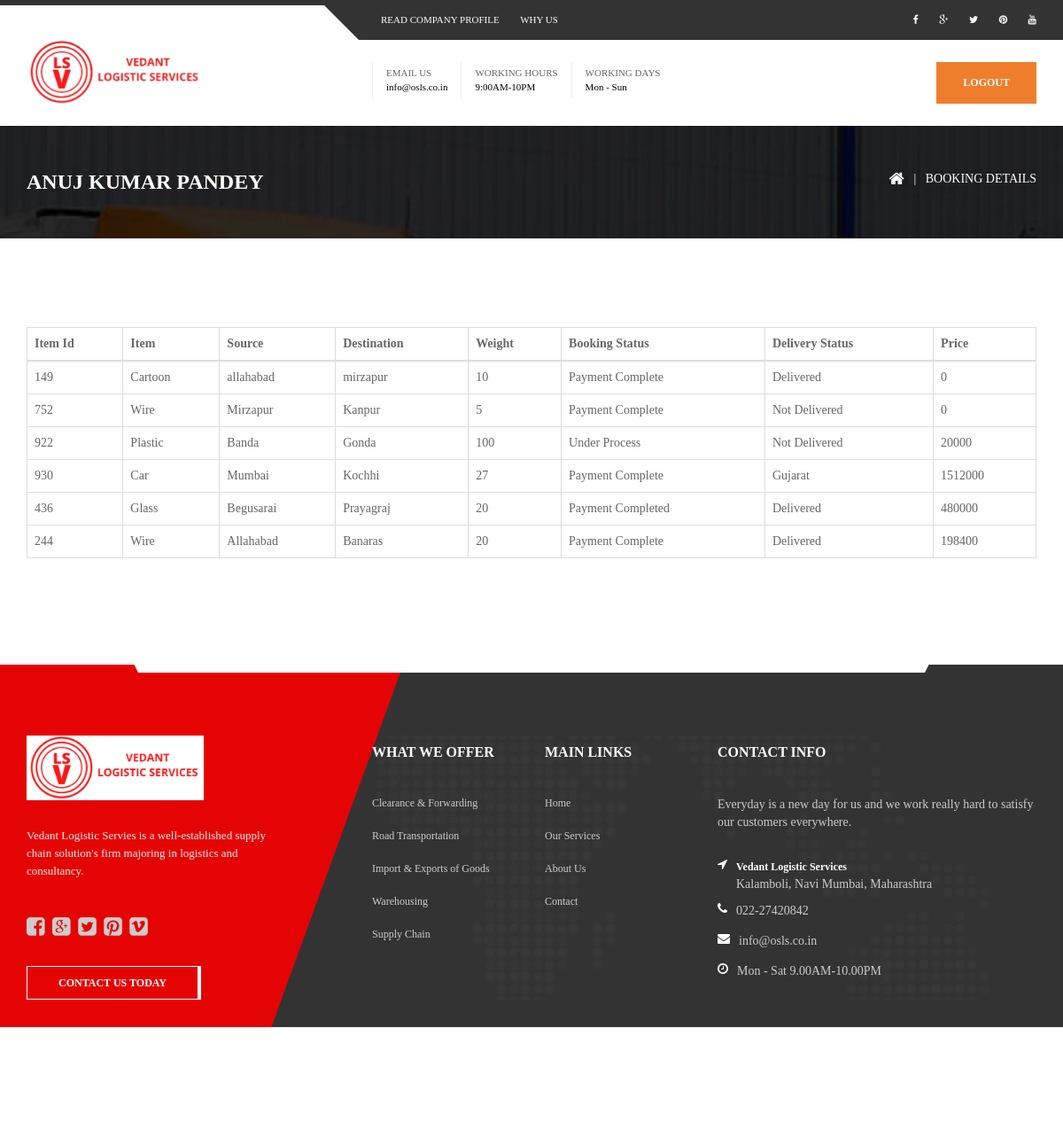
The app's page /bookingdetails.php (signed in) with its own data.
### tables this page shows
CREATE TABLE `bookingdetails` (
  `id` int(11) NOT NULL,
  `itemid` int(11) NOT NULL,
  `userID` int(11) NOT NULL,
  `item` varchar(255) NOT NULL,
  `source` varchar(255) NOT NULL,
  `destination` varchar(255) NOT NULL,
  `weight` int(11) NOT NULL,
  `bookingstatus` varchar(255) NOT NULL DEFAULT 'Under Process',
  `deliverystatus` varchar(255) NOT NULL DEFAULT 'Not Delivered',
  `price` int(11) NOT NULL
);

### bookingdetails.php (the view, shortened to what this page needs)
<?php
$host="localhost";
$user="root";
$password="";
$db="vls";
$link = mysqli_connect($host,$user,$password,$db);
mysqli_select_db($link,$db);
?>
<?php include 'head.php' ?>
	<body data-scrolling-animations="true">
        <div class="sp-body">
<header id="this-is-top">
	            <div class="container-fluid">
	                <div class="topmenu row">
	                    <nav class="col-sm-offset-3 col-md-offset-4 col-lg-offset-4 col-sm-6 col-md-5 col-lg-5">
	                        <a href="#">read company profile</a>
	                        <a href="#">WHY US</a>
	                    </nav>
	                    <nav class="text-right col-sm-3 col-md-3 col-lg-3">
	                        <a href="#"><i class="fa fa-facebook"></i></a>
	                        <a href="#"><i class="fa fa-google-plus"></i></a>
	                        <a href="#"><i class="fa fa-twitter"></i></a>
	                        <a href="#"><i class="fa fa-pinterest"></i></a>
	                        <a href="#"><i class="fa fa-youtube"></i></a>
	                    </nav>
	                </div>
	                <div class="row header">
	                    <div class="col-sm-3 col-md-3 col-lg-3">
	                        <img src="img/logo1.png" width="200px" alt="Vedant Logistics"/>
	                    </div>
	                    <div class="col-sm-offset-1 col-md-offset-1 col-lg-offset-1 col-sm-8 col-md-8 col-lg-8">
	                        <div class="text-right header-padding">
	                            <div class="h-block"><span>EMAIL US</span>info@osls.co.in</div>
	                            <div class="h-block"><span>WORKING HOURS</span> 9:00AM-10PM</div>
                                <div class="h-block"><span>WORKING DAYS</span>Mon - Sun</div>
								<form action="" method="POST">
									<input type="submit" class="btn btn-success" name="logout" value="Logout">
								</form>
	                        </div>
	                    </div>
	                </div>
	            </div>
	        </header>
<div class="bg-image page-title">
				<div class="container-fluid">
					<a href="#"><h1><?php echo $_SESSION["pooranaam"]; ?></h1></a>
					<div class="pull-right">
						<a href="index.php"><i class="fa fa-home fa-lg"></i></a> &nbsp;&nbsp;|&nbsp;&nbsp; <a href="LOGIN.php">BOOKING DETAILS</a>
					</div>
				</div>
			</div>
<br>
<div class="container-fluid block-content">
            <table class="table table-bordered">
				<thead class="thead_dark">
				<tr>
						<th scope="col">Item Id</th>
                        <th scope="col">Item</th>
                        <th scope="col">Source</th>
                        <th scope="col">Destination</th>
                        <th scope="col">Weight</th>
						<th scope="col">Booking Status</th>
						<th scope="col">Delivery Status</th>
						<th scope="col">Price</th>
                    </tr>
				</thead>
    <?php
        $user_id=$_SESSION['userID'];
        $sql2 = "select * from bookingdetails where userID='".$user_id."'";
        $result=mysqli_query($link,$sql2);
    	$count=mysqli_num_rows($result);
        if($count){
            while($row=mysqli_fetch_assoc($result)){
                echo
                '<tr>
					<td>
						'.$row["itemid"].'
					</td>
                    <td>
                        '.$row["item"].'
                    </td>
                    <td>
                        '.$row["source"].'
                    </td>
                    <td>
                        '.$row["destination"].'
                    </td>
                    <td>
                        '.$row["weight"].'
                    </td>
                    <td>
                        '.$row["bookingstatus"].'
                    </td>
					<td>
					'.$row["deliverystatus"].'
				</td>
				<td>
					'.$row["price"].'
				</td>
                </tr>';
            }
        }
    ?>
</table>
</div>
<br>
<?php include 'footer.php' ?>
		</div>
	</body>
</html>

### assets/switcher/css/color2.css (style rules this page uses)
.why-us li, .stats > div > div, .stats > div > div:hover > span:first-child, #partners .owl-buttons div, #to-top:hover, .bg-image.blog-section h3, .bg-image.blog-section div div a, .bg-image.blog-section div div a:hover, .owl-theme .owl-controls .owl-buttons div, .adress-details > div > span, .comments > div > span.author, nav.pagination a, .tags a, .recent-posts div a, ul.blog-cats li a, .attachments li a, h1, h2, h3, h4, h5, h6, ul.styled li > ul > li > a, ul.styled > li > a, .nav-tabs > li > a, .default-inp i, .our-services div > a > span > i { color:#222127; }
.why-us li span, .topmenu nav, .topmenu:before, footer, #to-top, .two-news > div div:last-child > div { background:#222127; }
header, .topmenu nav:first-child:before { border-top-color:#222127; }
.btn.btn-success, .btn-success:hover, .big-hr.color-1, .one-news > div > div, .btn.btn-sm.btn-success:before, .our-services div > a:hover:after, nav.pagination a.active, ul.styled > li.active, .nav-tabs > li.active > a, .nav-tabs > li.active > a:focus, .nav-tabs > li.active > a:hover, .info-texts:before, ul.blog-cats > li:before, ul.blog-cats li > ul { background-color:#f48929; }

### assets/switcher/css/color3.css (style rules this page uses)
.why-us li, .stats > div > div, .stats > div > div:hover > span:first-child, #partners .owl-buttons div, #to-top:hover, .bg-image.blog-section h3, .bg-image.blog-section div div a, .bg-image.blog-section div div a:hover, .owl-theme .owl-controls .owl-buttons div, .adress-details > div > span, .comments > div > span.author, nav.pagination a, .tags a, .recent-posts div a, ul.blog-cats li a, .attachments li a, h1, h2, h3, h4, h5, h6, ul.styled li > ul > li > a, ul.styled > li > a, .nav-tabs > li > a, .default-inp i, .our-services div > a > span > i { color:#292c31; }
.why-us li span, .topmenu nav, .topmenu:before, footer, #to-top, .two-news > div div:last-child > div { background:#292c31; }
header, .topmenu nav:first-child:before { border-top-color:#292c31; }
.btn.btn-success, .btn-success:hover, .big-hr.color-1, .one-news > div > div, .btn.btn-sm.btn-success:before, .our-services div > a:hover:after, nav.pagination a.active, ul.styled > li.active, .nav-tabs > li.active > a, .nav-tabs > li.active > a:focus, .nav-tabs > li.active > a:hover, .info-texts:before, ul.blog-cats > li:before, ul.blog-cats li > ul { background-color:#f04d4e; }

### assets/switcher/css/color4.css (style rules this page uses)
.why-us li, .stats > div > div, .stats > div > div:hover > span:first-child, #partners .owl-buttons div, #to-top:hover, .bg-image.blog-section h3, .bg-image.blog-section div div a, .bg-image.blog-section div div a:hover, .owl-theme .owl-controls .owl-buttons div, .adress-details > div > span, .comments > div > span.author, nav.pagination a, .tags a, .recent-posts div a, ul.blog-cats li a, .attachments li a, h1, h2, h3, h4, h5, h6, ul.styled li > ul > li > a, ul.styled > li > a, .nav-tabs > li > a, .default-inp i, .our-services div > a > span > i { color:#333; }
.why-us li span, .topmenu nav, .topmenu:before, footer, #to-top, .two-news > div div:last-child > div { background:#333; }
header, .topmenu nav:first-child:before { border-top-color:#333; }
.btn.btn-success, .btn-success:hover, .big-hr.color-1, .one-news > div > div, .btn.btn-sm.btn-success:before, .our-services div > a:hover:after, nav.pagination a.active, ul.styled > li.active, .nav-tabs > li.active > a, .nav-tabs > li.active > a:focus, .nav-tabs > li.active > a:hover, .info-texts:before, ul.blog-cats > li:before, ul.blog-cats li > ul { background-color:#09397a; }

### records on screen
bookingdetails: itemid "149", item "Cartoon", source "allahabad", destination "mirzapur", weight "10", bookingstatus "Payment Complete", deliverystatus "Delivered", price "0"
bookingdetails: itemid "752", item "Wire", source "Mirzapur", destination "Kanpur", weight "5", bookingstatus "Payment Complete", deliverystatus "Not Delivered", price "0"
bookingdetails: itemid "922", item "Plastic", source "Banda", destination "Gonda", weight "100", bookingstatus "Under Process", deliverystatus "Not Delivered", price "20000"
bookingdetails: itemid "930", item "Car", source "Mumbai", destination "Kochhi", weight "27", bookingstatus "Payment Complete", deliverystatus "Gujarat", price "1512000"
bookingdetails: itemid "436", item "Glass", source "Begusarai", destination "Prayagraj", weight "20", bookingstatus "Payment Completed", deliverystatus "Delivered", price "480000"
bookingdetails: itemid "244", item "Wire", source "Allahabad", destination "Banaras", weight "20", bookingstatus "Payment Complete", deliverystatus "Delivered", price "198400"

### other values on screen
$_SESSION["pooranaam"] "ANUJ KUMAR PANDEY"
